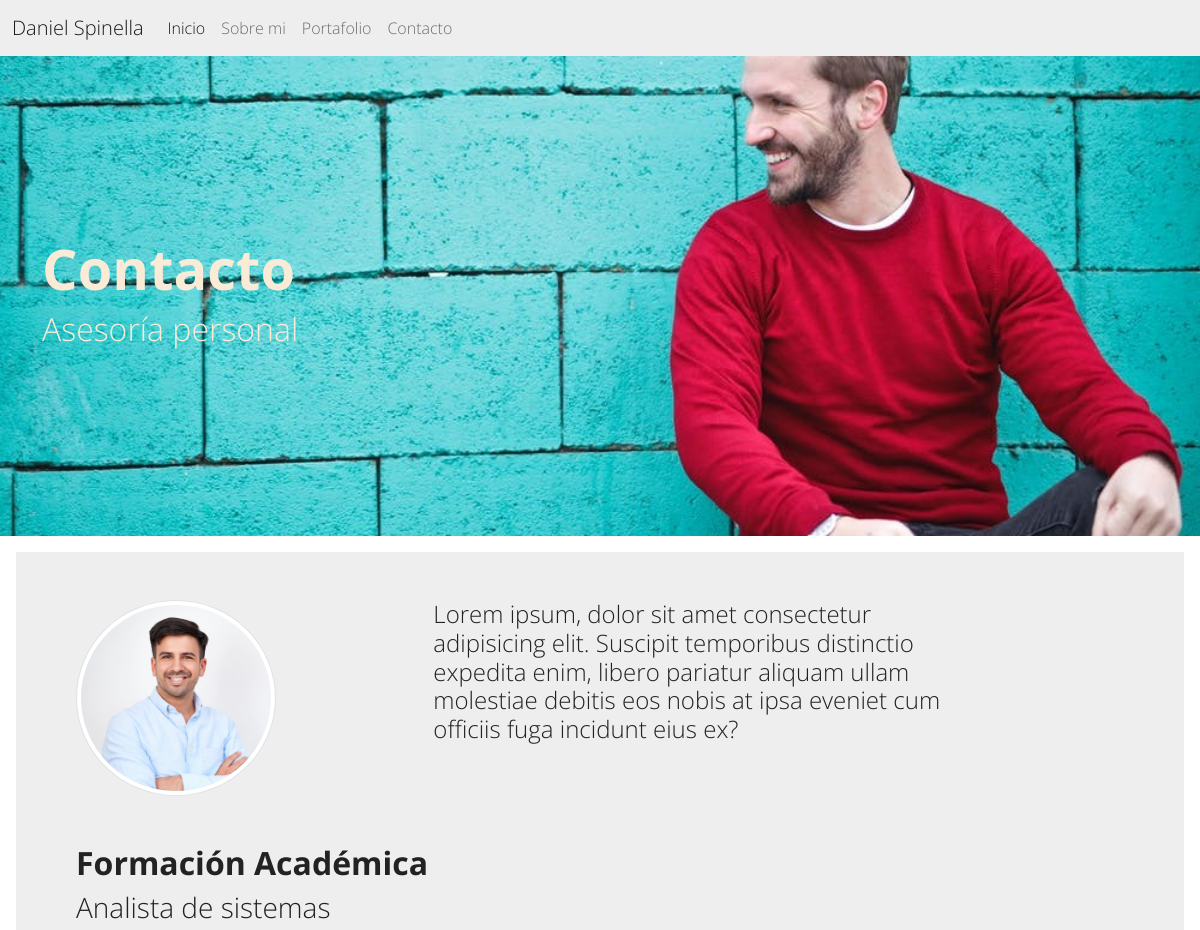
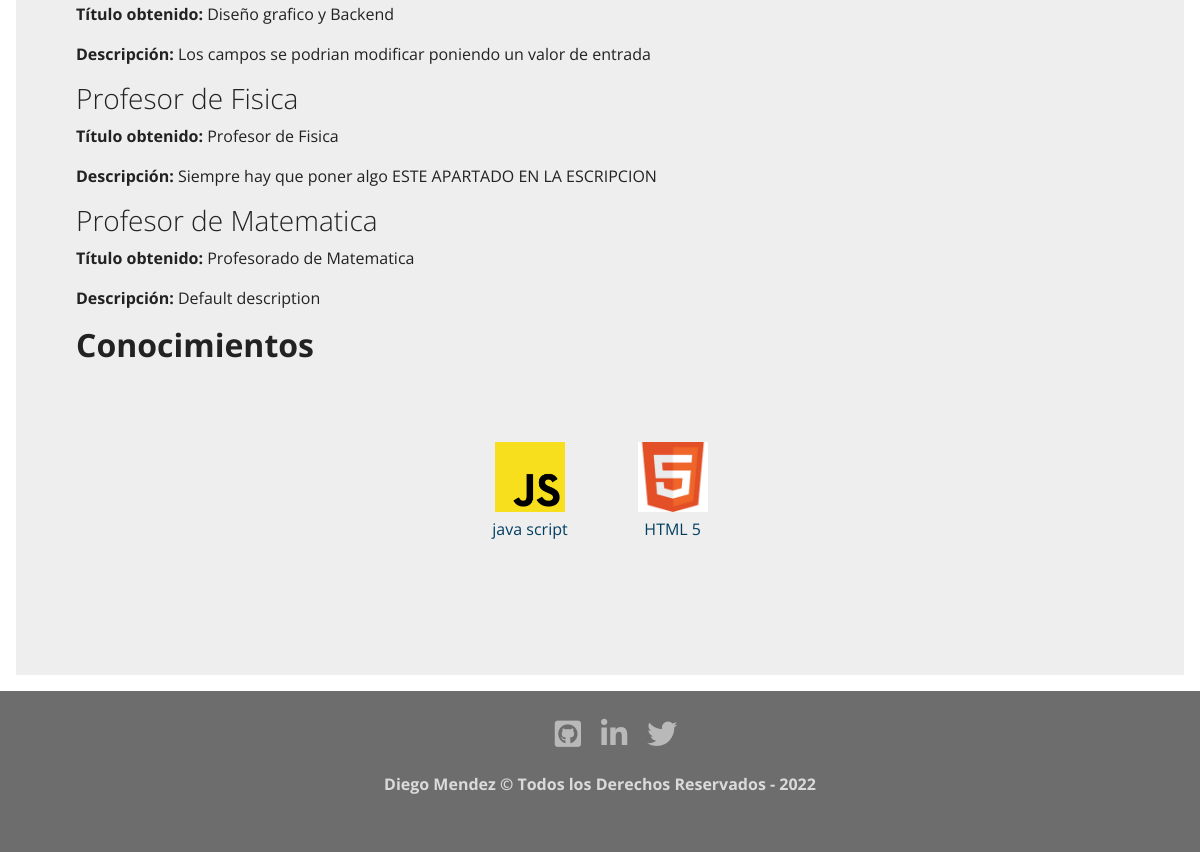
The app's page /about-me/ with its own data (2 pictures, top to bottom).
### about/models.py (models this page shows, shortened)
class Course(models.Model):
    title=models.CharField(max_length=150,verbose_name='Titulo')
    degree_title=models.CharField(max_length=300, verbose_name='Titulo Obtenido')
    description=models.TextField(verbose_name='Descripción',default='Default description')
    link=models.URLField(max_length=200,blank='True',null='True', verbose_name='Enlace')
    created=models.DateTimeField(auto_now_add=True,verbose_name='Fecha creación')
    update=models.DateTimeField(auto_now=True,verbose_name='Fecha de modificación')
    class Meta:
        verbose_name='formacion'
        verbose_name_plural='formaciones'
        ordering =['-created']

class Skill(models.Model):
    title=models.CharField(max_length=150,verbose_name='Titulo')
    image=models.ImageField(upload_to='skills', verbose_name='Imagen')
    created=models.DateTimeField(auto_now_add=True,verbose_name='Fecha creación')
    update=models.DateTimeField(auto_now=True,verbose_name='Fecha de modificación')
    class Meta:
        verbose_name='conocimiento'
        verbose_name_plural='conocimientos'
        ordering =['-created']

### about/views.py (the view)
# urls.py: path('about-me/', about_views.about, name='about'),
def about (request):
    courses=Course.objects.all()
    skills=Skill.objects.all()
    return render(request,'about/about.html', {'courses':courses, 'skills':skills})

### about/templates/about/about.html (shortened to what this page needs)
<!DOCTYPE html>
<html lang="en">
<head>
</head>
<body>
    {% extends 'core/base.html'%}
    {% block image-header%}  about {% endblock %}
    {% block title-header %}
    <div>
        <h1 class="display-4 fw-bold">Contacto</h1>
    </div>
    <div>
        <h3 class="fs-2">Asesoría personal</h3>
    </div>
    {% endblock %}
    {% block content %}
    {% load static %}
    <div class="row d-flex">
        <div class="col-4 offset-md-auto">
            <img class="img-fluid img-thumbnail img-circle img-perfil " src={% static 'core/img/foto-perfil.png' %} alt="">
        </div>
        <div class="col-6">
            <h4>Lorem ipsum, dolor sit amet consectetur adipisicing elit. Suscipit temporibus distinctio expedita enim, libero pariatur aliquam ullam molestiae debitis eos nobis at ipsa eveniet cum officiis fuga incidunt eius ex?</h4>
        </div>
    </div>
    <div class="row d-flex pt-5">
        <div class="col-12">
            <h2 class="fw-bold">Formación Académica</h2>
            {% for course in courses %}
            <h3>{{ course.title }}</h3>
            <p><strong>Título obtenido:</strong> {{ course.degree_title }}</p>
            <p><strong>Descripción:</strong> {{ course.description }}
            {% endfor %}
            <br>
            <h2 class="fw-bold">Conocimientos</h2>
            <section class="skills" id="skills">
                <div class="skills__container" id="skills">
                    {% for skill in skills %}
                    <div class="card__skills">
                        <div class="skill__thumbnail">
                            <img class="skill__logo" src={{ skill.image.url}} alt="html5">
                        </div>
                        <div class="skill__texto">
                            <p class="skill__titulo">{{ skill.title}}</p>
                        </div>
                    </div>
                    {% endfor %}
                </div>
            </section>
        </div>
    </div>
    {% endblock %}

### core/templates/core/base.html (shortened to what this page needs)
<!DOCTYPE html>
<html lang="es">
<head>
    {% load static %}
    <link href={% static 'core/css/bootstrap.min.css' %} rel="stylesheet">
    <link rel="stylesheet" href="https://cdnjs.cloudflare.com/ajax/libs/font-awesome/5.15.3/css/all.min.css" />
    <link rel="stylesheet" href={% static 'core/css/app.css'%}>
  </head>
  <body>
    <nav class="navbar navbar-expand-lg bg-light">
        <div class="container-fluid">
            <a class="navbar-brand" href={% url 'home' %}>Daniel Spinella</a>
            <div class="collapse navbar-collapse" id="navbarNavAltMarkup">
                <div class="navbar-nav">
                    <a class="nav-link active" aria-current="page" href={% url 'home' %}>Inicio</a>
                    <a class="nav-link" href={% url 'about' %}>Sobre mi</a>
                    <a class="nav-link" href={% url 'portfolio' %}>Portafolio</a>
                    <a class="nav-link" href={% url 'contact' %}>Contacto</a>
                </div>
            </div>
        </div>
    </nav>
    <div class="{% block image-header%} {% endblock %} imagen-fondo">
        <div class="container">
            <div class="row">
                <div class="col-12 titulos">
                    {% block title-header %} {% endblock %}
                </div>
            </div>
        </div>
    </div>
    <div class="position-relative overflow-hidden p-3 p-md-5 m-md-3 bg-light">
        <div class="container">
            {% block content %} {% endblock %}
        </div>
    </div>
    <footer class="footer">
        <div class="footer__redes">
            <ul class="footer__lista">
                <li class="footer__item">
                    <a class="footer__icono" href="https://github.com/" target="blank"><i class="fab fa-github-square fa-1x"></i></a>
                </li>
                <li class="footer__item">
                    <a class="footer__icono" href="https://www.linkedin.com/" target="blank"><i class="fab fa-linkedin-in fa-1x"></i></a>
                </li>
                <li class="footer__item">
                    <a class="footer__icono" href="https://twitter.com/" target="blank"><i class="fab fa-twitter fa-1x"></i></a>
                </li>
            </ul>
        </div>
        <div class="footer__texto">
            <p>Diego Mendez &copy; Todos los Derechos Reservados - 2022</p>
        </div>
    </footer>
  </body>
</html>

### core/static/core/css/app.css (style rules this page uses)
.about { background-image: url(..core/img/about-bg2.jpeg); }
.imagen-fondo { background-position: center center; min-height: 60vh; background-attachment:scroll; background-size: cover; background-repeat: no-repeat; }
.img-perfil { width: 60%; border-radius: 50%; }
.titulos { color: antiquewhite; display: flex; flex-direction: column; justify-content: center; min-height: 60vh; }
.footer { grid-area: footer; background-color: #6d6d6d; color: #dadada; display: flex; flex-direction: column; align-items: center; justify-content: center; width: 100%; padding-top: 20px; padding-bottom: 20px; }
.footer__texto { font-weight: 700; margin-bottom: 20px; text-align: center; }
.footer__lista { text-decoration: none; display: flex; list-style: none; justify-content: center; }
.footer__icono { color: #b9b9b9; font-size: 30px; padding: 0 10px; display: block; }
.skills__container { display: flex; flex-direction: row; flex-wrap: wrap; justify-content: space-evenly; margin: 0 30px; align-items: center; justify-content: center; padding: 30px 30px; }
.card__skills { margin: 20px 15px; padding: 20px 20px; max-height: 200px; border-radius: 5px; text-align: center; display: flex; flex-wrap: wrap; flex-direction: column; align-items: center; }
.skill__logo { width: 70px; height: auto; }
.skill__titulo { margin-top: 5px; font-size: 16px; color: #033F62; }

### records on screen
Course: title "Analista de sistemas", degree_title "Diseño grafico y Backend", description "Los campos se podrian modificar poniendo un valor de entrada"
Course: title "Profesor de Fisica", degree_title "Profesor de Fisica", description "Siempre hay que poner algo ESTE APARTADO EN LA ESCRIPCION"
Course: title "Profesor de Matematica", degree_title "Profesorado de Matematica", description "Default description"
Skill: image (picture), title "java script"
Skill: image (picture), title "HTML 5"
